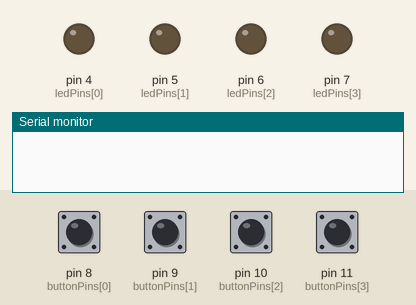
The sketch below on a simulated Arduino Uno, built with avr-gcc and run on an emulated ATmega328P. Parts: output pins drawn as LEDs (lit = HIGH), the last lines printed to the serial monitor. Inputs (shaded band) come from the test bench; at power-on: pin 8 (buttonPins[0]), pin 9 (buttonPins[1]), pin 10 (buttonPins[2]), pin 11 (buttonPins[3]) HIGH. Random numbers use the default seed unless the sketch sets one.

Above: at 2.3 s.
2.4 s: pin 8 (buttonPins[0]) pulled LOW for 0.15 s
At 3.4 s:
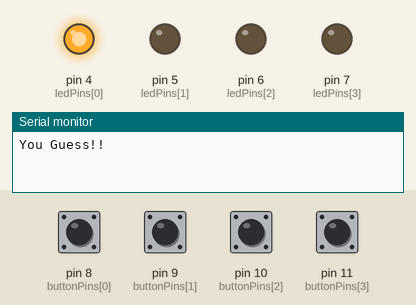
5.5 s: pin 9 (buttonPins[1]) pulled LOW for 0.15 s
At 8.5 s:
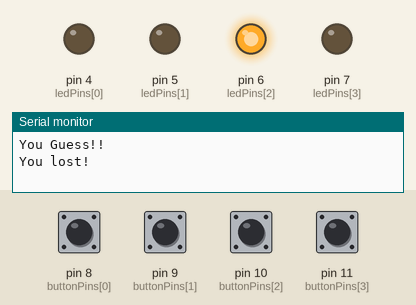
8.6 s: pin 10 (buttonPins[2]) pulled LOW for 1 s
12.6 s: pin 8 (buttonPins[0]) pulled LOW for 1 s
At 13.2 s:
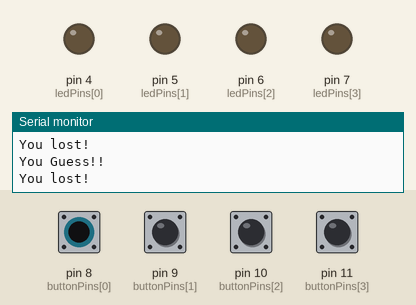
16.6 s: pin 9 (buttonPins[1]) pulled LOW for 1 s
At 16.7 s:
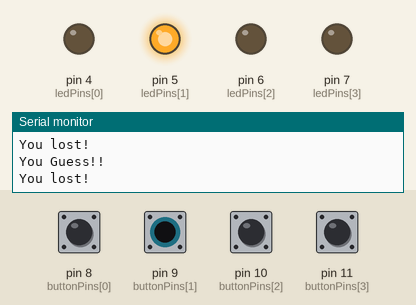
Timing chart, 0 to 21.4 s (numbered marks = the images above; inputs shaded):
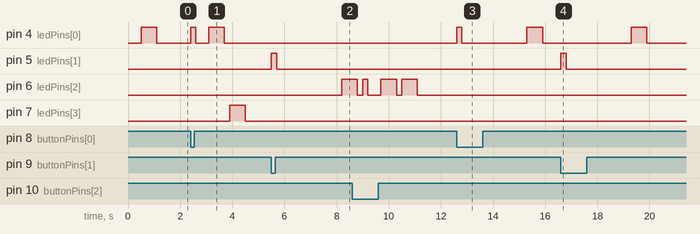

Measured:
- after the input at 2.4 s, pin 4 (ledPins[0]): LOW → HIGH at once, → LOW 0.20 s later, → HIGH 0.50 s later, → LOW 0.60 s later; pin 7 (ledPins[3]): LOW → HIGH after 1.5 s, → LOW 0.60 s later
- after the input at 5.5 s, pin 5 (ledPins[1]): LOW → HIGH at once, → LOW 0.20 s later; pin 6 (ledPins[2]): LOW → HIGH after 2.7 s
- after the input at 12.6 s, pin 4 (ledPins[0]): LOW → HIGH at once, → LOW 0.20 s later, → HIGH 2.5 s later, → LOW 0.60 s later
- after the input at 16.6 s, pin 4 (ledPins[0]): LOW → HIGH after 2.7 s, → LOW 0.60 s later; pin 5 (ledPins[1]): LOW → HIGH at once, → LOW 0.20 s later

The sketch:

sketch.ino
```cpp
#define SIZE 4
#define STATE_START 0
#define STATE_SHOW_SEQ 1
#define STATE_PLAYER_READ 2
#define STATE_GAME_OVER 3
int fsm;

const int ledPins[SIZE] = {4,5,6,7};
const int buttonPins[SIZE] = {8,9,10,11};
int *gameSequence = NULL;
int playerStep = 0;
int currentLevel = 0;

unsigned long lastDebounce = 0;
unsigned long debounceDelay = 200;

void setup() {
  for(int i = 0 ; i < SIZE ; i++){
    pinMode(ledPins[i] , OUTPUT);
  }

  for(int j=0 ; j < SIZE ; j++){
    pinMode(buttonPins[j] , INPUT_PULLUP);
  }
  randomSeed(analogRead(0));
  Serial.begin(9600);
  fsm = STATE_START;


}

void loop() {
  switch(fsm){
    case STATE_START:
      if(gameSequence != NULL){
        free(gameSequence);
        gameSequence = NULL;
      }
      currentLevel = 1;
      playerStep = 0;

      gameSequence = (int*)malloc(1 * sizeof(int));
      gameSequence[0] = random(0 , 4);
      fsm = STATE_SHOW_SEQ;
      break;
    case STATE_SHOW_SEQ:
    delay(500);
      for(int i = 0 ; i < currentLevel ; i++){

        int index = gameSequence[i];

        digitalWrite(ledPins[index] , HIGH);
        delay(600);
        digitalWrite(ledPins[index] , LOW);
        delay(200);

      }
      playerStep = 0;
      fsm = STATE_PLAYER_READ;
      break;
    case STATE_PLAYER_READ:

      for(int i = 0 ; i < SIZE ; i++){
        if(digitalRead(buttonPins[i]) == LOW){
          unsigned long currentTime = millis();
          if(currentTime - lastDebounce > debounceDelay){
            lastDebounce = currentTime;


          digitalWrite(ledPins[i], HIGH);
            delay(200);
            digitalWrite(ledPins[i], LOW);

            if(i == gameSequence[playerStep]){
              playerStep++;

              if(playerStep == currentLevel){
                  Serial.println("You Guess!!");
                  currentLevel++;

                  gameSequence = (int*)realloc(gameSequence, currentLevel * sizeof(int));
                  gameSequence[currentLevel - 1] = random(0 , 4);
                  fsm = STATE_SHOW_SEQ;
              }

            }
            else{
              Serial.println("You lost!");
              fsm = STATE_GAME_OVER;
            }
            break;
          }
        }
      }
      break;

    case STATE_GAME_OVER:
      if(gameSequence != NULL){
        free(gameSequence);
        gameSequence = NULL;
      }

      delay(2000);
      fsm = STATE_START;
      break;
  }

}
```
